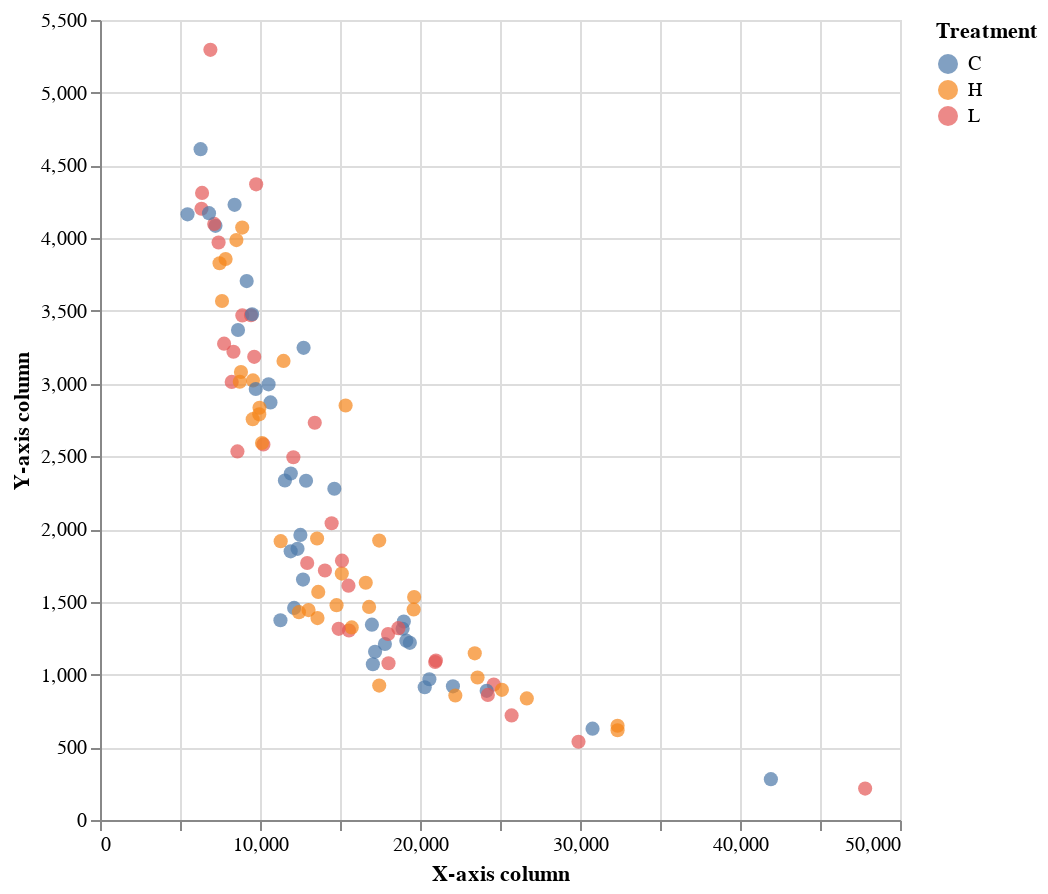

This figure's notebook cell:
### Markdown cell above
Below is a chart where you can choose other statistics to plot against each other.

### Code cell
alt.Chart(asm_stats.reset_index()).mark_circle(size=si_var, opacity=op_var).encode(
    x=alt.X("x:Q").title('X-axis column'), y=alt.Y("y:Q").title("Y-axis column"), color="Treatment",
    tooltip=["sample_id","Contigs","Assembly size (Mbp)", "N50","L50", "N_Predicted_Genes", "Group"]
).transform_calculate(
    x=f'datum[{xcol_param.name}]',
    y=f'datum[{ycol_param.name}]'
).add_params(
    op_var, si_var, xcol_param, ycol_param
).properties(width=400, height=400)
